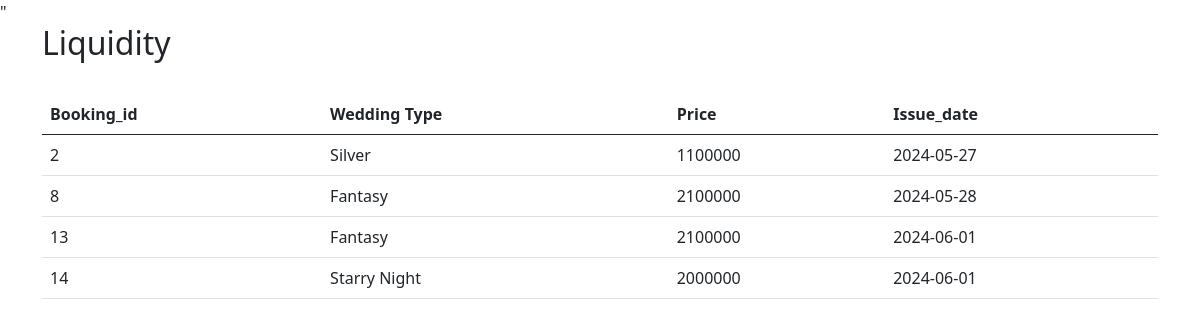
Screenshot of /liquidity.php with the database file from the repository.
### tables this page shows
CREATE TABLE `booking` (
  `booking_id` int(11) NOT NULL,
  `groom_name` varchar(120) DEFAULT NULL,
  `bride_name` varchar(120) DEFAULT NULL,
  `wedding_type` varchar(120) DEFAULT NULL,
  `email` varchar(120) DEFAULT NULL,
  `Date` date DEFAULT NULL,
  `location` varchar(120) DEFAULT NULL
);

CREATE TABLE `wedding_category` (
  `ID` int(11) NOT NULL,
  `Type` varchar(120) DEFAULT NULL,
  `Price` int(11) DEFAULT NULL,
  `Image` varchar(120) DEFAULT NULL
);

CREATE TABLE `liquidity` (
  `booking_id` int(11) DEFAULT NULL,
  `price` int(11) DEFAULT NULL,
  `issue_date` date DEFAULT curdate()
);

### liquidity.php (the view, shortened to what this page needs)
<!DOCTYPE html>
<html lang="en">
<head>
  <link rel="stylesheet" href="https://cdn.jsdelivr.net/npm/bootstrap@5.0.2/dist/css/bootstrap.min.css" rel="stylesheet">"
</head>
<body>
<div class="container my-S" id="table">
<h2> Liquidity</h2>
<br>
<table class="table">
<thead>
<tr>
<th>Booking_id</th>
<th>Wedding Type</th>
<th>Price</th>
<th>Issue_date</th>
</tr>
</thead>
<tbody>
<?php
include("connection.php");
$sql="SELECT b.booking_id, wc.type, wc.price, l.issue_date
     FROM booking b
    JOIN wedding_category wc ON b.wedding_type = wc.type
     JOIN liquidity l ON b.booking_id = l.booking_id";
$result=$conn->query($sql);
while($row=$result->fetch_assoc()){
	echo"
	<tr>
<td>$row[booking_id]</td>
<td> $row[type]</td>
<td> $row[price]</td>
<td> $row[issue_date]</td>
</tr>
"
;
}
?>
</tbody>
</table>
</div>
</body>
</html>

### rows the page displays
booking: booking_id "2", wedding_category.Type "Silver", wedding_category.Price "1100000", liquidity.issue_date "2024-05-27"
booking: booking_id "8", wedding_category.Type "Fantasy", wedding_category.Price "2100000", liquidity.issue_date "2024-05-28"
booking: booking_id "13", wedding_category.Type "Fantasy", wedding_category.Price "2100000", liquidity.issue_date "2024-06-01"
booking: booking_id "14", wedding_category.Type "Starry Night", wedding_category.Price "2000000", liquidity.issue_date "2024-06-01"
